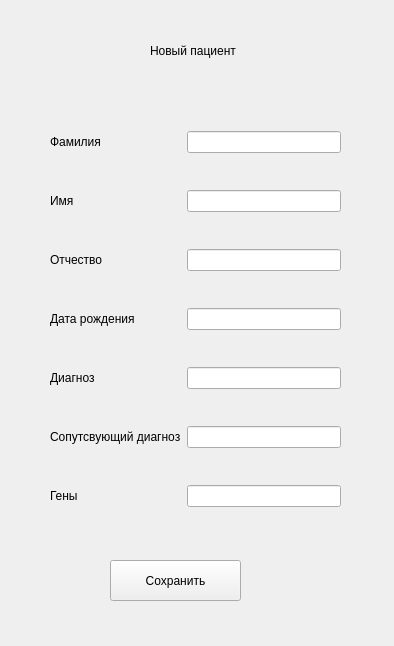
<?xml version="1.0" encoding="UTF-8"?>
<ui version="4.0">
 <class>Form</class>
 <widget class="QWidget" name="Form">
  <property name="geometry">
   <rect>
    <x>0</x>
    <y>0</y>
    <width>394</width>
    <height>646</height>
   </rect>
  </property>
  <property name="windowTitle">
   <string>Form</string>
  </property>
  <widget class="QWidget" name="gridLayoutWidget">
   <property name="geometry">
    <rect>
     <x>50</x>
     <y>100</y>
     <width>291</width>
     <height>441</height>
    </rect>
   </property>
   <layout class="QGridLayout" name="gridLayout">
    <item row="0" column="1">
     <widget class="QLineEdit" name="lineEdit_1"/>
    </item>
    <item row="6" column="1">
     <widget class="QLineEdit" name="lineEdit_7"/>
    </item>
    <item row="3" column="1">
     <widget class="QLineEdit" name="lineEdit_4"/>
    </item>
    <item row="4" column="1">
     <widget class="QLineEdit" name="lineEdit_5"/>
    </item>
    <item row="5" column="1">
     <widget class="QLineEdit" name="lineEdit_6"/>
    </item>
    <item row="2" column="1">
     <widget class="QLineEdit" name="lineEdit_3"/>
    </item>
    <item row="1" column="1">
     <widget class="QLineEdit" name="lineEdit_2"/>
    </item>
    <item row="0" column="0">
     <widget class="QLabel" name="label">
      <property name="text">
       <string>Фамилия</string>
      </property>
     </widget>
    </item>
    <item row="1" column="0">
     <widget class="QLabel" name="label_2">
      <property name="text">
       <string>Имя</string>
      </property>
     </widget>
    </item>
    <item row="2" column="0">
     <widget class="QLabel" name="label_3">
      <property name="text">
       <string>Отчество</string>
      </property>
     </widget>
    </item>
    <item row="3" column="0">
     <widget class="QLabel" name="label_4">
      <property name="text">
       <string>Дата рождения</string>
      </property>
     </widget>
    </item>
    <item row="4" column="0">
     <widget class="QLabel" name="label_5">
      <property name="text">
       <string>Диагноз</string>
      </property>
     </widget>
    </item>
    <item row="5" column="0">
     <widget class="QLabel" name="label_6">
      <property name="text">
       <string>Сопутсвующий диагноз</string>
      </property>
     </widget>
    </item>
    <item row="6" column="0">
     <widget class="QLabel" name="label_7">
      <property name="text">
       <string>Гены</string>
      </property>
     </widget>
    </item>
   </layout>
  </widget>
  <widget class="QLabel" name="label_8">
   <property name="geometry">
    <rect>
     <x>150</x>
     <y>30</y>
     <width>161</width>
     <height>41</height>
    </rect>
   </property>
   <property name="text">
    <string>Новый пациент</string>
   </property>
  </widget>
  <widget class="QPushButton" name="save_btn">
   <property name="geometry">
    <rect>
     <x>110</x>
     <y>560</y>
     <width>131</width>
     <height>41</height>
    </rect>
   </property>
   <property name="text">
    <string>Сохранить</string>
   </property>
  </widget>
 </widget>
 <resources/>
 <connections/>
</ui>
